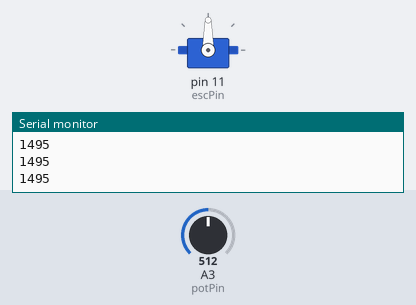
A sketch run on a simulated Arduino Uno, built with avr-gcc and run on an emulated ATmega328P. Parts: servo, the last lines printed to the serial monitor. The inputs (shaded band) are chosen by the test bench; at power-on: A3 (potPin) = 512.

Above: at 4.2 s.
4.3 s: A3 (potPin) set to 716
At 5.5 s:
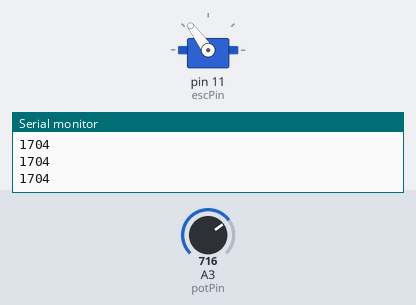
5.8 s: A3 (potPin) set to 900
At 6.9 s:
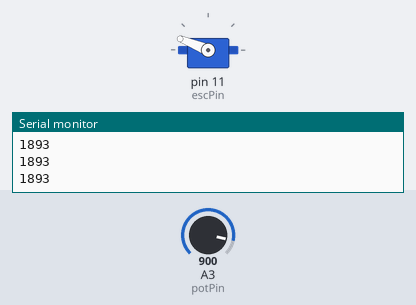
7.3 s: A3 (potPin) set to 970
At 8.3 s:
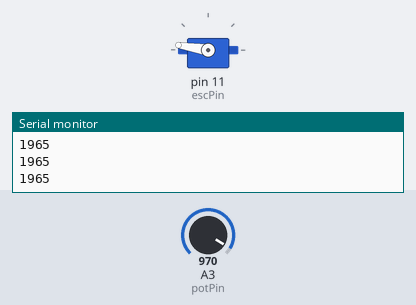
8.8 s: A3 (potPin) set to 1023
At 9.7 s:
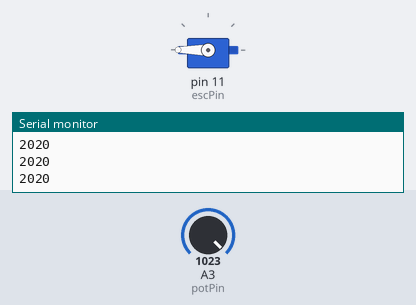
10.3 s: A3 (potPin) set to 306
At 11.1 s:
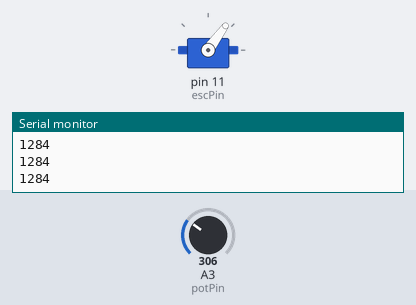
11.8 s: A3 (potPin) set to 511
At 12.5 s:
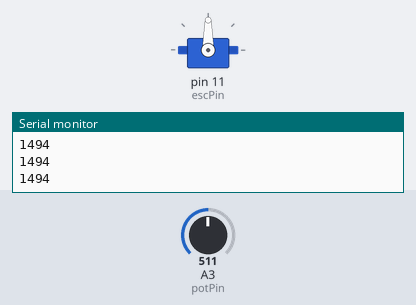
Timing chart, 0 to 14.3 s (numbered marks = the images above; inputs shaded):
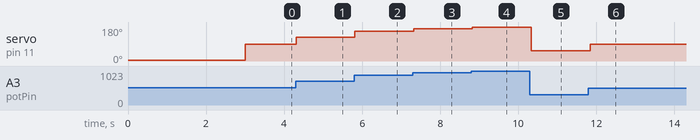

The sketch:

PWMpotentiometer.ino
```cpp
#include <Servo.h>

Servo esc;  // Create a Servo object for the ESC
const int escPin = 11;  // Define the pin connected to the ESC signal wire
int pwmValue = 1000;  // Default PWM value (neutral throttle)

// Define the analog pin for the potentiometer
const int potPin = A3;

void setup() {
  // Start the serial communication at 9600 baud rate
  Serial.begin(115200);
  delay(3000);
  esc.attach(escPin, 970, 2020);  // Attach the ESC with min and max pulse width in microseconds
  esc.writeMicroseconds(pwmValue);  // Set default throttle value
  Serial.println("ESC control started");
}

void loop() {
  // Read the value from the potentiometer (0 to 1023)
  int potValue = analogRead(potPin);

  // Map the value from the range 0-1023 to 1000-2000
  int mappedValue = map(potValue, 0, 1023, 970, 2020);

  // Print the mapped value to the Serial Monitor
  Serial.println(mappedValue);
  if (mappedValue >= 960 && mappedValue <= 2030) {
      esc.writeMicroseconds(mappedValue);
  }
  // Wait for a short period to avoid flooding the serial monitor
  delay(100);
}
```

Measured:
- after the input at 4.3 s, servo on pin 11 (escPin): 90° → 126° at once
- after the input at 5.8 s, servo on pin 11 (escPin): 126° → 158° at once
- after the input at 7.3 s, servo on pin 11 (escPin): 158° → 171° at once
- after the input at 8.8 s, servo on pin 11 (escPin): 171° → 180° at once
- after the input at 10.3 s, servo on pin 11 (escPin): 180° → 54° at once
- after the input at 11.8 s, servo on pin 11 (escPin): 54° → 90° at once
